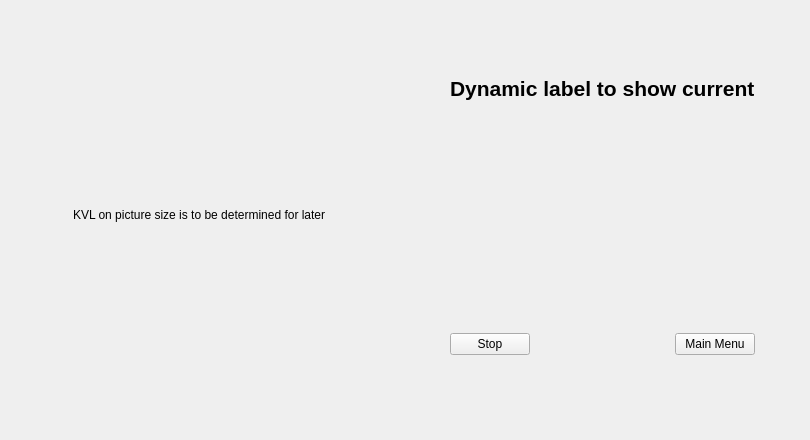
    <widget class="QWidget" name="KVL_ON">
     <widget class="QWidget" name="layoutWidget_4">
      <property name="geometry">
       <rect>
        <x>0</x>
        <y>0</y>
        <width>801</width>
        <height>431</height>
       </rect>
      </property>
      <layout class="QGridLayout" name="gridLayout_22">
       <item row="0" column="0">
        <layout class="QGridLayout" name="gridLayout_23">
         <item row="0" column="0">
          <spacer name="horizontalSpacer_46">
           <property name="orientation">
            <enum>Qt::Horizontal</enum>
           </property>
           <property name="sizeHint" stdset="0">
            <size>
             <width>40</width>
             <height>20</height>
            </size>
           </property>
          </spacer>
         </item>
         <item row="0" column="1">
          <widget class="QLabel" name="KVL_picture_on">
           <property name="text">
            <string>&lt;html&gt;&lt;head/&gt;&lt;body&gt;&lt;p&gt;KVL on picture size is to be determined for later&lt;/p&gt;&lt;/body&gt;&lt;/html&gt;</string>
           </property>
          </widget>
         </item>
         <item row="0" column="2">
          <spacer name="horizontalSpacer_47">
           <property name="orientation">
            <enum>Qt::Horizontal</enum>
           </property>
           <property name="sizeHint" stdset="0">
            <size>
             <width>40</width>
             <height>20</height>
            </size>
           </property>
          </spacer>
         </item>
        </layout>
       </item>
       <item row="0" column="1">
        <layout class="QGridLayout" name="gridLayout_24">
         <item row="0" column="2">
          <spacer name="verticalSpacer_43">
           <property name="orientation">
            <enum>Qt::Vertical</enum>
           </property>
           <property name="sizeHint" stdset="0">
            <size>
             <width>20</width>
             <height>40</height>
            </size>
           </property>
          </spacer>
         </item>
         <item row="1" column="0">
          <spacer name="horizontalSpacer_48">
           <property name="orientation">
            <enum>Qt::Horizontal</enum>
           </property>
           <property name="sizeHint" stdset="0">
            <size>
             <width>40</width>
             <height>20</height>
            </size>
           </property>
          </spacer>
         </item>
         <item row="1" column="1" colspan="3">
          <widget class="QLabel" name="Dyanmic_current_KVL">
           <property name="text">
            <string>&lt;html&gt;&lt;head/&gt;&lt;body&gt;&lt;p&gt;&lt;span style=&quot; font-size:16pt; font-weight:600;&quot;&gt;Dynamic label to show current&lt;/span&gt;&lt;/p&gt;&lt;/body&gt;&lt;/html&gt;</string>
           </property>
          </widget>
         </item>
         <item row="1" column="4">
          <spacer name="horizontalSpacer_49">
           <property name="orientation">
            <enum>Qt::Horizontal</enum>
           </property>
           <property name="sizeHint" stdset="0">
            <size>
             <width>40</width>
             <height>20</height>
            </size>
           </property>
          </spacer>
         </item>
         <item row="2" column="2">
          <spacer name="verticalSpacer_44">
           <property name="orientation">
            <enum>Qt::Vertical</enum>
           </property>
           <property name="sizeHint" stdset="0">
            <size>
             <width>20</width>
             <height>40</height>
            </size>
           </property>
          </spacer>
         </item>
         <item row="3" column="2">
          <spacer name="verticalSpacer_45">
           <property name="orientation">
            <enum>Qt::Vertical</enum>
           </property>
           <property name="sizeHint" stdset="0">
            <size>
             <width>20</width>
             <height>40</height>
            </size>
           </property>
          </spacer>
         </item>
         <item row="4" column="2">
          <spacer name="verticalSpacer_46">
           <property name="orientation">
            <enum>Qt::Vertical</enum>
           </property>
           <property name="sizeHint" stdset="0">
            <size>
             <width>20</width>
             <height>40</height>
            </size>
           </property>
          </spacer>
         </item>
         <item row="5" column="0">
          <spacer name="horizontalSpacer_50">
           <property name="orientation">
            <enum>Qt::Horizontal</enum>
           </property>
           <property name="sizeHint" stdset="0">
            <size>
             <width>40</width>
             <height>20</height>
            </size>
           </property>
          </spacer>
         </item>
         <item row="5" column="1">
          <widget class="QPushButton" name="Stop_button_KVL">
           <property name="text">
            <string>Stop</string>
           </property>
          </widget>
         </item>
         <item row="5" column="2">
          <spacer name="horizontalSpacer_51">
           <property name="orientation">
            <enum>Qt::Horizontal</enum>
           </property>
           <property name="sizeHint" stdset="0">
            <size>
             <width>40</width>
             <height>20</height>
            </size>
           </property>
          </spacer>
         </item>
         <item row="5" column="3">
          <widget class="QPushButton" name="Main_menu_KVL_ON">
           <property name="text">
            <string>Main Menu</string>
           </property>
          </widget>
         </item>
         <item row="5" column="4">
          <spacer name="horizontalSpacer_52">
           <property name="orientation">
            <enum>Qt::Horizontal</enum>
           </property>
           <property name="sizeHint" stdset="0">
            <size>
             <width>40</width>
             <height>20</height>
            </size>
           </property>
          </spacer>
         </item>
         <item row="6" column="2">
          <spacer name="verticalSpacer_47">
           <property name="orientation">
            <enum>Qt::Vertical</enum>
           </property>
           <property name="sizeHint" stdset="0">
            <size>
             <width>20</width>
             <height>40</height>
            </size>
           </property>
          </spacer>
         </item>
        </layout>
       </item>
      </layout>
     </widget>
     <zorder>pushButton_9</zorder>
     <zorder>label_14</zorder>
     <zorder>label_15</zorder>
     <zorder>horizontalSpacer_21</zorder>
     <zorder>horizontalSpacer_22</zorder>
     <zorder>horizontalSpacer_24</zorder>
     <zorder>horizontalSpacer_25</zorder>
     <zorder>verticalSpacer_23</zorder>
     <zorder>verticalSpacer_24</zorder>
     <zorder>verticalSpacer_25</zorder>
     <zorder>verticalSpacer_26</zorder>
     <zorder>verticalSpacer_27</zorder>
     <zorder>horizontalSpacer_23</zorder>
     <zorder>horizontalSpacer_26</zorder>
     <zorder></zorder>
     <zorder></zorder>
     <zorder></zorder>
     <zorder></zorder>
     <zorder></zorder>
     <zorder>layoutWidget_4</zorder>
    </widget>
